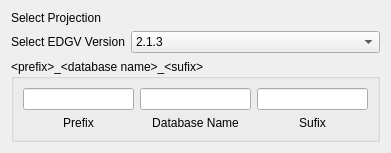
<?xml version="1.0" encoding="UTF-8"?>
<ui version="4.0">
 <class>DatabaseParameterWidget</class>
 <widget class="QWidget" name="DatabaseParameterWidget">
  <property name="geometry">
   <rect>
    <x>0</x>
    <y>0</y>
    <width>391</width>
    <height>146</height>
   </rect>
  </property>
  <property name="sizePolicy">
   <sizepolicy hsizetype="MinimumExpanding" vsizetype="MinimumExpanding">
    <horstretch>0</horstretch>
    <verstretch>0</verstretch>
   </sizepolicy>
  </property>
  <property name="windowTitle">
   <string>Form</string>
  </property>
  <layout class="QGridLayout" name="gridLayout_2">
   <item row="0" column="0">
    <widget class="QLabel" name="label_3">
     <property name="text">
      <string>Select Projection</string>
     </property>
    </widget>
   </item>
   <item row="0" column="1">
    <widget class="QgsProjectionSelectionWidget" name="mQgsProjectionSelectionWidget">
     <property name="sizePolicy">
      <sizepolicy hsizetype="MinimumExpanding" vsizetype="Fixed">
       <horstretch>0</horstretch>
       <verstretch>0</verstretch>
      </sizepolicy>
     </property>
    </widget>
   </item>
   <item row="1" column="0">
    <widget class="QLabel" name="label_4">
     <property name="text">
      <string>Select EDGV Version</string>
     </property>
    </widget>
   </item>
   <item row="1" column="1">
    <widget class="QComboBox" name="versionComboBox">
     <property name="sizePolicy">
      <sizepolicy hsizetype="MinimumExpanding" vsizetype="Fixed">
       <horstretch>0</horstretch>
       <verstretch>0</verstretch>
      </sizepolicy>
     </property>
     <item>
      <property name="text">
       <string>2.1.3</string>
      </property>
     </item>
     <item>
      <property name="text">
       <string>FTer_2a_Ed</string>
      </property>
     </item>
    </widget>
   </item>
   <item row="2" column="0" colspan="2">
    <widget class="QGroupBox" name="groupBox">
     <property name="enabled">
      <bool>true</bool>
     </property>
     <property name="sizePolicy">
      <sizepolicy hsizetype="MinimumExpanding" vsizetype="MinimumExpanding">
       <horstretch>0</horstretch>
       <verstretch>0</verstretch>
      </sizepolicy>
     </property>
     <property name="title">
      <string>&lt;prefix&gt;_&lt;database name&gt;_&lt;sufix&gt;</string>
     </property>
     <layout class="QGridLayout" name="gridLayout">
      <item row="0" column="0">
       <layout class="QVBoxLayout" name="prefixLayout">
        <item>
         <widget class="QLineEdit" name="prefixLineEdit">
          <property name="alignment">
           <set>Qt::AlignCenter</set>
          </property>
         </widget>
        </item>
        <item>
         <widget class="QLabel" name="prefixLabel">
          <property name="sizePolicy">
           <sizepolicy hsizetype="Preferred" vsizetype="Fixed">
            <horstretch>0</horstretch>
            <verstretch>0</verstretch>
           </sizepolicy>
          </property>
          <property name="text">
           <string>Prefix</string>
          </property>
          <property name="alignment">
           <set>Qt::AlignCenter</set>
          </property>
         </widget>
        </item>
       </layout>
      </item>
      <item row="0" column="1">
       <layout class="QVBoxLayout" name="databaseLayout">
        <item>
         <widget class="QLineEdit" name="dbNameLineEdit">
          <property name="alignment">
           <set>Qt::AlignCenter</set>
          </property>
         </widget>
        </item>
        <item>
         <widget class="QLabel" name="dbNameLabel">
          <property name="sizePolicy">
           <sizepolicy hsizetype="Preferred" vsizetype="Fixed">
            <horstretch>0</horstretch>
            <verstretch>0</verstretch>
           </sizepolicy>
          </property>
          <property name="text">
           <string>Database Name</string>
          </property>
          <property name="alignment">
           <set>Qt::AlignCenter</set>
          </property>
         </widget>
        </item>
       </layout>
      </item>
      <item row="0" column="2">
       <layout class="QVBoxLayout" name="sufixLayout">
        <item>
         <widget class="QLineEdit" name="sufixLineEdit">
          <property name="alignment">
           <set>Qt::AlignCenter</set>
          </property>
         </widget>
        </item>
        <item>
         <widget class="QLabel" name="sufixLabel">
          <property name="sizePolicy">
           <sizepolicy hsizetype="Preferred" vsizetype="Fixed">
            <horstretch>0</horstretch>
            <verstretch>0</verstretch>
           </sizepolicy>
          </property>
          <property name="text">
           <string>Sufix</string>
          </property>
          <property name="alignment">
           <set>Qt::AlignCenter</set>
          </property>
         </widget>
        </item>
       </layout>
      </item>
     </layout>
    </widget>
   </item>
  </layout>
 </widget>
 <customwidgets>
  <customwidget>
   <class>QgsProjectionSelectionWidget</class>
   <extends>QWidget</extends>
   <header>qgis.gui</header>
  </customwidget>
 </customwidgets>
 <resources/>
 <connections/>
</ui>
